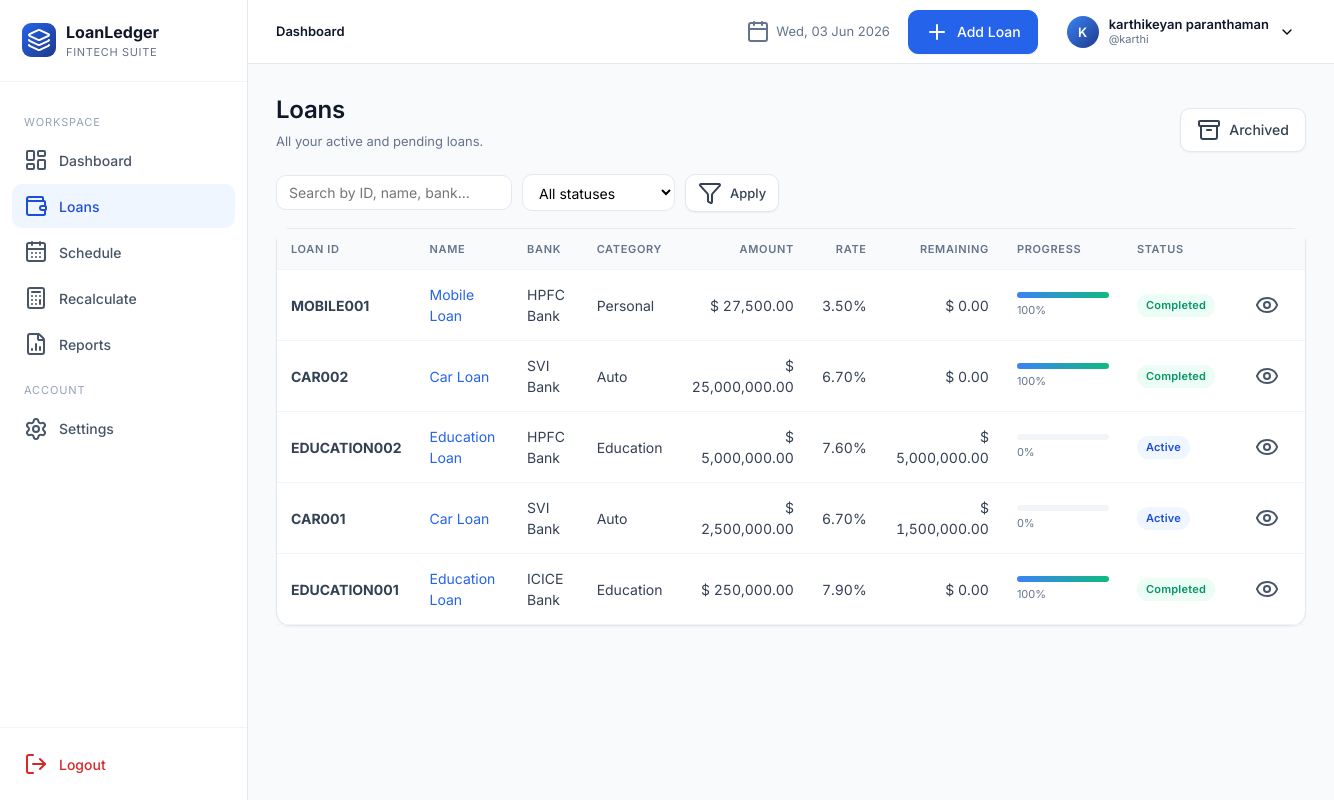
The page /loans/ (signed in) on the database its author committed.
### app/models.py (models this page shows, shortened)
class User(UserMixin, db.Model):
    __tablename__ = "users"
    id = db.Column(db.Integer, primary_key=True)
    full_name = db.Column(db.String(120), nullable=False)
    username = db.Column(db.String(64), unique=True, nullable=False, index=True)
    email = db.Column(db.String(160), unique=True, nullable=False, index=True)
    password_hash = db.Column(db.String(256), nullable=False)
    preferred_currency = db.Column(db.String(8), default="INR")
    preferred_date_format = db.Column(db.String(20), default="%d %b %Y")
    created_at = db.Column(db.DateTime, default=datetime.utcnow)
    loans = db.relationship("Loan", backref="owner", lazy="dynamic", cascade="all, delete-orphan")

class Loan(db.Model):
    __tablename__ = "loans"
    id = db.Column(db.Integer, primary_key=True)
    user_id = db.Column(db.Integer, db.ForeignKey("users.id"), nullable=False, index=True)
    loan_id = db.Column(db.String(40), nullable=False, index=True)  # manual unique per user
    loan_name = db.Column(db.String(120), nullable=False)
    loan_category = db.Column(db.String(50), nullable=False, default="Personal")
    bank_name = db.Column(db.String(120), nullable=False)
    loan_amount = db.Column(db.Float, nullable=False)
    interest_rate = db.Column(db.Float, nullable=False)  # annual %
    down_payment = db.Column(db.Float, default=0)
    start_date = db.Column(db.Date, nullable=False)
    tenure_months = db.Column(db.Integer, nullable=False)
    loan_status = db.Column(db.String(20), default="Active", index=True)
    remaining_balance = db.Column(db.Float, default=0)
    completion_percentage = db.Column(db.Float, default=0)
    is_archived = db.Column(db.Boolean, default=False, index=True)
    balloon_date = db.Column(db.Date, nullable=True)
    balloon_amount = db.Column(db.Float, nullable=True)
    notes = db.Column(db.Text)
    closed_at = db.Column(db.DateTime, nullable=True)
    final_amount = db.Column(db.Float, nullable=True)
    closure_notes = db.Column(db.Text, nullable=True)
    created_at = db.Column(db.DateTime, default=datetime.utcnow)
    updated_at = db.Column(db.DateTime, default=datetime.utcnow, onupdate=datetime.utcnow)
    schedules = db.relationship("Schedule", backref="loan", lazy="dynamic",
                                cascade="all, delete-orphan", order_by="Schedule.month_index")
    __table_args__ = (db.UniqueConstraint("user_id", "loan_id", name="uq_user_loanid"),)

### app/blueprints/loans.py (the view)
@loans_bp.route("/")
@login_required
def list_loans():
    q = request.args.get("q", "").strip()
    status = request.args.get("status", "")
    page = int(request.args.get("page", 1))
    query = current_user.loans.filter_by(is_archived=False)
    if q:
        like = f"%{q}%"
        query = query.filter((Loan.loan_id.ilike(like)) | (Loan.loan_name.ilike(like)) | (Loan.bank_name.ilike(like)))
    if status:
        query = query.filter_by(loan_status=status)
    pagination = query.order_by(Loan.created_at.desc()).paginate(page=page, per_page=10, error_out=False)
    return render_template("loans/list.html", pagination=pagination, q=q, status=status)

### app/utils.py (called while the page is built, shortened)
def format_currency(value, currency=None):
    if value is None:
        return "-"
    try:
        v = float(value)
    except Exception:
        return str(value)
    if currency is None and current_user and current_user.is_authenticated:
        currency = current_user.preferred_currency or "INR"
    currency = currency or "INR"
    sym = CURRENCY_SYMBOLS.get(currency, "")
    return f"{sym} {v:,.2f}"

### app/templates/loans/list.html (shortened to what this page needs)
{% extends "base.html" %}
{% block content %}
<div class="page-header">
  <div class="title-block"><h1>Loans</h1><div class="sub">All your active and pending loans.</div></div>
  <div class="actions">
    <a href="{{ url_for('loans.archived') }}" class="btn secondary"><i data-lucide="archive"></i> Archived</a>
  </div>
</div>
<form class="filters" method="get">
  <input type="text" name="q" value="{{ q }}" placeholder="Search by ID, name, bank…">
  <select name="status">
    <option value="">All statuses</option>
  </select>
  <button class="btn secondary sm" type="submit"><i data-lucide="filter"></i> Apply</button>
</form>
<div class="card">
  <div class="table-wrap">
  {% if pagination.items %}
    <table class="tbl">
      <thead><tr>
        <th>Loan ID</th><th>Name</th><th>Bank</th><th>Category</th>
        <th class="num">Amount</th><th class="num">Rate</th><th class="num">Remaining</th>
        <th>Progress</th><th>Status</th><th></th>
      </tr></thead>
      <tbody>
      {% for l in pagination.items %}
        <tr>
          <td><strong>{{ l.loan_id }}</strong></td>
          <td><a href="{{ url_for('loans.details', loan_pk=l.id) }}">{{ l.loan_name }}</a></td>
          <td>{{ l.bank_name }}</td>
          <td>{{ l.loan_category }}</td>
          <td class="num">{{ l.loan_amount|money }}</td>
          <td class="num">{{ '%.2f'|format(l.interest_rate) }}%</td>
          <td class="num">{{ l.remaining_balance|money }}</td>
          <td style="min-width:120px">
            <div class="progress"><div class="progress-bar" style="width: {{ l.completion_percentage }}%"></div></div>
            <div style="font-size:11px;color:var(--slate-500);margin-top:4px">{{ '%.0f'|format(l.completion_percentage) }}%</div>
          </td>
          <td><span class="badge {{ l.loan_status.replace(' ','') }}">{{ l.loan_status }}</span></td>
          <td>
            <a href="{{ url_for('loans.details', loan_pk=l.id) }}" class="btn ghost sm"><i data-lucide="eye"></i></a>
          </td>
        </tr>
      {% endfor %}
      </tbody>
    </table>
  {% else %}
    <div class="empty"><i data-lucide="inbox"></i><h3>No loans match</h3><p>Try clearing filters or add a new loan.</p></div>
  {% endif %}
  </div>
</div>
{% endblock %}

### app/templates/base.html (shortened to what this page needs)
<!doctype html>
<html lang="en">
<head>
  <link rel="stylesheet" href="{{ url_for('static', filename='css/styles.css') }}">
</head>
<body>
{% if current_user.is_authenticated %}
<div class="app">
  {% include "_sidebar.html" %}
  <div class="main">
    {% include "_topnav.html" %}
    <main class="content">
      {% block content %}{% endblock %}
    </main>
  </div>
</div>
{% else %}
  {% block auth_content %}{% endblock %}
{% endif %}
</body>
</html>

### app/templates/_sidebar.html
{% set ep = request.endpoint or '' %}
<aside class="sidebar">
  <div class="brand">
    <div class="brand-mark"><i data-lucide="layers"></i></div>
    <div>
      <div class="brand-name">LoanLedger</div>
      <div class="brand-sub">Fintech Suite</div>
    </div>
  </div>
  <nav>
    <div class="group-label">Workspace</div>
    <a href="{{ url_for('dashboard.index') }}" class="{{ 'active' if ep.startswith('dashboard.') else '' }}"><i data-lucide="layout-dashboard"></i> Dashboard</a>
    <a href="{{ url_for('loans.list_loans') }}" class="{{ 'active' if ep.startswith('loans.') else '' }}"><i data-lucide="wallet"></i> Loans</a>
    <a href="{{ url_for('schedule.index') }}" class="{{ 'active' if ep.startswith('schedule.') else '' }}"><i data-lucide="calendar-days"></i> Schedule</a>
    <a href="{{ url_for('recalc.index') }}" class="{{ 'active' if ep.startswith('recalc.') else '' }}"><i data-lucide="calculator"></i> Recalculate</a>
    <a href="{{ url_for('reports.index') }}" class="{{ 'active' if ep.startswith('reports.') else '' }}"><i data-lucide="file-bar-chart-2"></i> Reports</a>
    <div class="group-label">Account</div>
    <a href="{{ url_for('settings.index') }}" class="{{ 'active' if ep.startswith('settings.') else '' }}"><i data-lucide="settings"></i> Settings</a>
  </nav>
  <div class="logout-area">
    <a href="{{ url_for('auth.logout') }}"><i data-lucide="log-out"></i> Logout</a>
  </div>
</aside>

### app/templates/_topnav.html (shortened to what this page needs)
<header class="topnav">
  <div class="crumbs">
    {% block crumbs %}<strong>Dashboard</strong>{% endblock %}
  </div>
  <div class="date"><i data-lucide="calendar"></i> {{ now.strftime('%a, %d %b %Y') }}</div>
  {% if request.endpoint and not request.endpoint.startswith('settings.') %}
    <a href="{{ url_for('loans.add') }}" class="btn"><i data-lucide="plus"></i> Add Loan</a>
  {% endif %}
  <div class="profile">
    <button class="profile-btn">
      <div class="avatar">{{ current_user.full_name[:1]|upper }}</div>
      <div style="text-align:left;line-height:1.2">
        <div style="font-weight:600;font-size:13px;color:var(--slate-900)">{{ current_user.full_name }}</div>
        <div style="font-size:11px;color:var(--slate-500)">@{{ current_user.username }}</div>
      </div>
      <i data-lucide="chevron-down" style="width:16px;height:16px"></i>
    </button>
  </div>
</header>

### rows shown on the page
User: full_name "K", full_name "karthikeyan paranthaman", username "karthi"
Loan: loan_id "MOBILE001", loan_name "Mobile Loan", bank_name "HPFC Bank", loan_category "Personal", loan_amount "$ 27,500.00", interest_rate "3.50", remaining_balance "$ 0.00", completion_percentage "100", loan_status "Completed"
Loan: loan_id "CAR002", loan_name "Car Loan", bank_name "SVI Bank", loan_category "Auto", loan_amount "$ 25,000,000.00", interest_rate "6.70", remaining_balance "$ 0.00", completion_percentage "100", loan_status "Completed"
Loan: loan_id "EDUCATION002", loan_name "Education Loan", bank_name "HPFC Bank", loan_category "Education", loan_amount "$ 5,000,000.00", interest_rate "7.60", remaining_balance "$ 5,000,000.00", completion_percentage "0", loan_status "Active"
Loan: loan_id "CAR001", loan_name "Car Loan", bank_name "SVI Bank", loan_category "Auto", loan_amount "$ 2,500,000.00", interest_rate "6.70", remaining_balance "$ 1,500,000.00", completion_percentage "0", loan_status "Active"
Loan: loan_id "EDUCATION001", loan_name "Education Loan", bank_name "ICICE Bank", loan_category "Education", loan_amount "$ 250,000.00", interest_rate "7.90", remaining_balance "$ 0.00", completion_percentage "100", loan_status "Completed"
